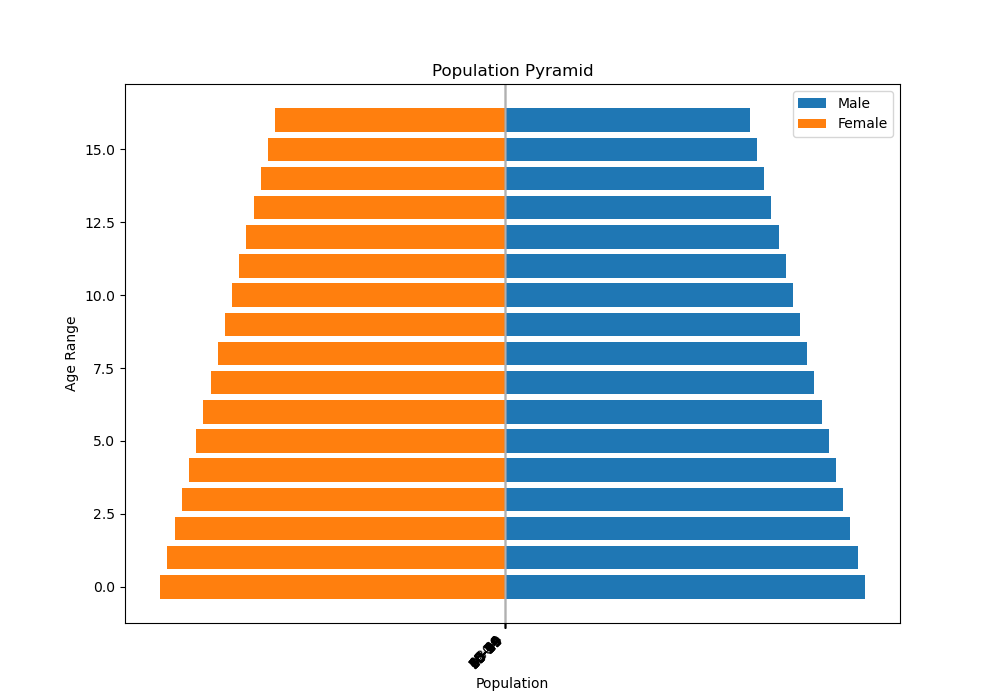

Python code for this plot:
import pandas as pd
import matplotlib.pyplot as plt

# Load data from CSV
data = pd.read_csv("pyramiddata.csv")

# Ensure Age Range is sorted
data.sort_values(by="Age Range", inplace=True)

# Separate male and female data
male_data = data["Male"]
female_data = -data["Female"]  # Negative for left side of chart

# Define x-axis labels and tick locations
x_labels = data["Age Range"]
tick_locations = range(len(x_labels))

# Create the figure and axes
fig, ax = plt.subplots(figsize=(10, 7))

# Plot male and female bars
ax.barh(tick_locations, male_data, height=0.8, label="Male")
ax.barh(tick_locations, female_data, height=0.8, label="Female")

# Set axis labels and title
ax.set_xlabel("Population")
ax.set_ylabel("Age Range")
ax.set_title("Population Pyramid")

# Set x-axis ticks and labels
ax.set_xticks(tick_locations)
ax.set_xticklabels(x_labels, rotation=45, ha="right")

# Add legend and grid
ax.legend()
ax.grid(axis="x")

# Display the chart
plt.show()
